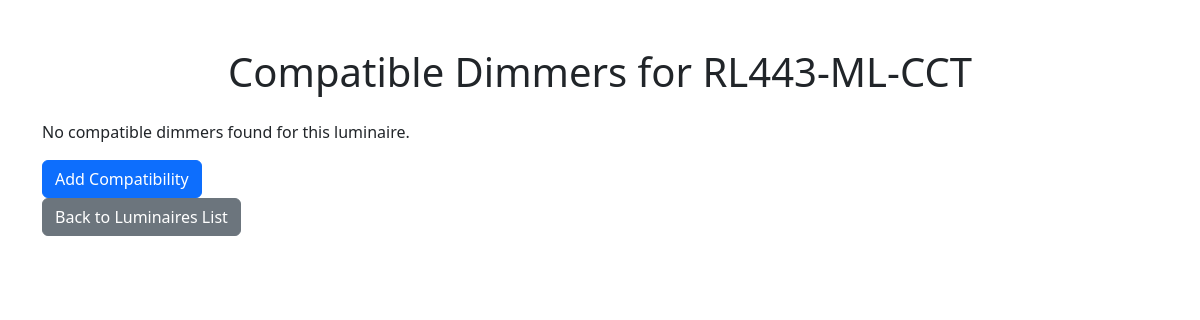
The page /luminaire/1/dimmers/ on the database as committed earlier.
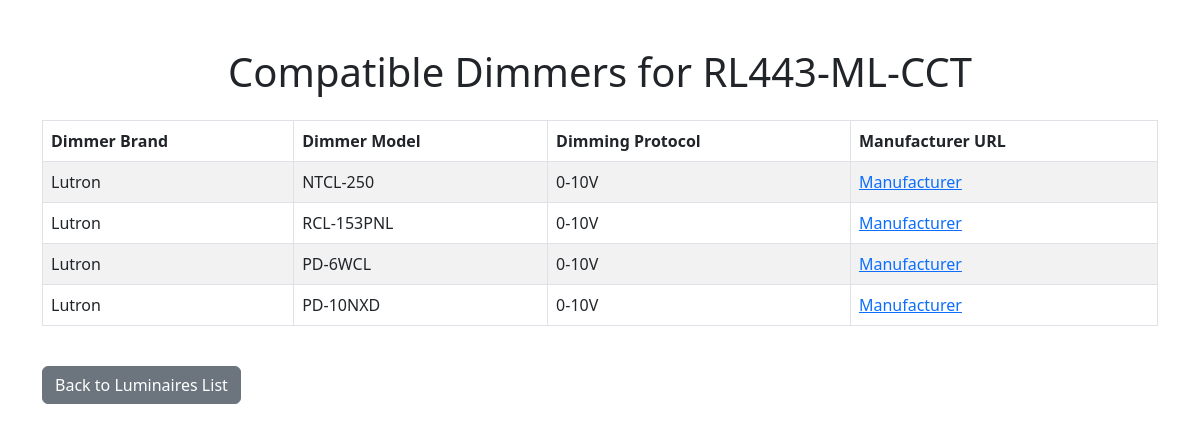
The same page on the database as committed later.
### dimmer_matching/models.py (models this page shows, shortened)
class Luminaire(models.Model):
    STATUS_CHOICES = [
        ('Not Tested', 'Not Tested'),
        ('Tested', 'Tested')
    ]
    creation_date = models.DateTimeField(auto_now_add=True)
    product_name = models.CharField(max_length=255)
    max_power = models.FloatField()  # Added max_power field to store the maximum power (in watts)
    dimming_protocol = models.CharField(max_length=100, choices=[
        ('ELV', 'ELV'),
        ('Triac', 'Triac'),
        ('0-10V', '0-10V')
    ])
    manufacturer_url = models.URLField(blank=True, null=True)
    status = models.CharField(max_length=20, choices=STATUS_CHOICES, default='Not Tested')  # Add status field

class Dimmer(models.Model):
    dim_number = models.IntegerField(blank=True, null=True)
    brand = models.CharField(max_length=255)
    series = models.CharField(max_length=255)
    model = models.CharField(max_length=255)
    dimming_protocol = models.CharField(max_length=200, choices=[
        ('ELV', 'ELV'),
        ('Triac', 'Triac'),
        ('0-10V', '0-10V')
    ])
    manufacturer_url = models.URLField(blank=True, null=True)
    max_power = models.IntegerField(blank=True, null=True)

### dimmer_matching/views.py (the view)
# urls.py: path('luminaire/<int:luminaire_id>/dimmers/', views.luminaire_dimmers, name='luminaire_dimmers'),
def luminaire_dimmers(request, luminaire_id):
    luminaire = get_object_or_404(Luminaire, id=luminaire_id)
    compatible_dimmers = Dimmer.objects.filter(dimming_protocol=luminaire.dimming_protocol)
    return render(request, 'luminaire_dimmers.html', {
        'luminaire': luminaire,
        'compatible_dimmers': compatible_dimmers
    })

### dimmer_matching/templates/luminaire_dimmers.html (shortened to what this page needs)
<!DOCTYPE html>
<html lang="en">
<head>
    <link href="https://cdn.jsdelivr.net/npm/bootstrap@5.3.0-alpha1/dist/css/bootstrap.min.css" rel="stylesheet">
</head>
<body>
<div class="container mt-5">
    <h1 class="text-center mb-4">Compatible Dimmers for {{ luminaire.product_name }}</h1>
    {% if compatible_dimmers %}
        <table class="table table-bordered table-striped">
            <thead>
                <tr>
                    <th>Dimmer Brand</th>
                    <th>Dimmer Model</th>
                    <th>Dimming Protocol</th>
                    <th>Manufacturer URL</th>
                </tr>
            </thead>
            <tbody>
                {% for dimmer in compatible_dimmers %}
                <tr>
                    <td>{{ dimmer.brand }}</td>
                    <td>{{ dimmer.model }}</td>
                    <td>{{ dimmer.dimming_protocol }}</td>
                    <td><a href="{{ dimmer.manufacturer_url }}" target="_blank">Manufacturer</a></td>
                </tr>
                {% endfor %}
            </tbody>
        </table>
    {% else %}
        <p>No compatible dimmers found for this luminaire.</p>
        <a href="{% url 'add_compatibility' luminaire.id %}" class="btn btn-primary">Add Compatibility</a>
    {% endif %}
    <br>
    <a href="{% url 'luminaire_list_with_dimmers' %}" class="btn btn-secondary">Back to Luminaires List</a>
</div>
</body>
</html>

Rows that differ between the two databases and show on the page:
added Dimmer: brand "Lutron", model "NTCL-250", dimming_protocol "0-10V"
added Dimmer: brand "Lutron", model "RCL-153PNL", dimming_protocol "0-10V"
added Dimmer: brand "Lutron", model "PD-6WCL", dimming_protocol "0-10V"
added Dimmer: brand "Lutron", model "PD-10NXD", dimming_protocol "0-10V"
Other text that changed with them:
text no longer shown: "No compatible dimmers found for this luminaire. Add Compatibility"
text now shown: "Dimmer Brand Dimmer Model Dimming Protocol Manufacturer URL"
